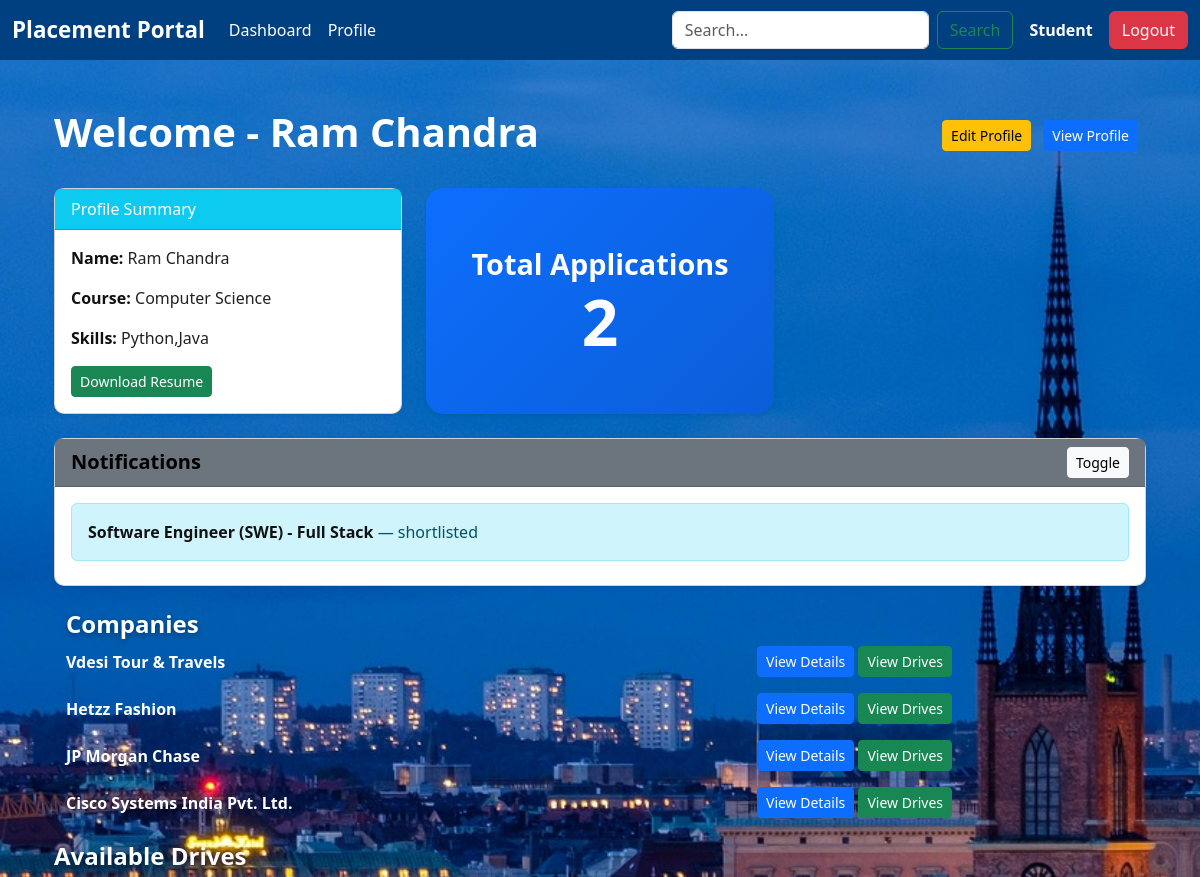
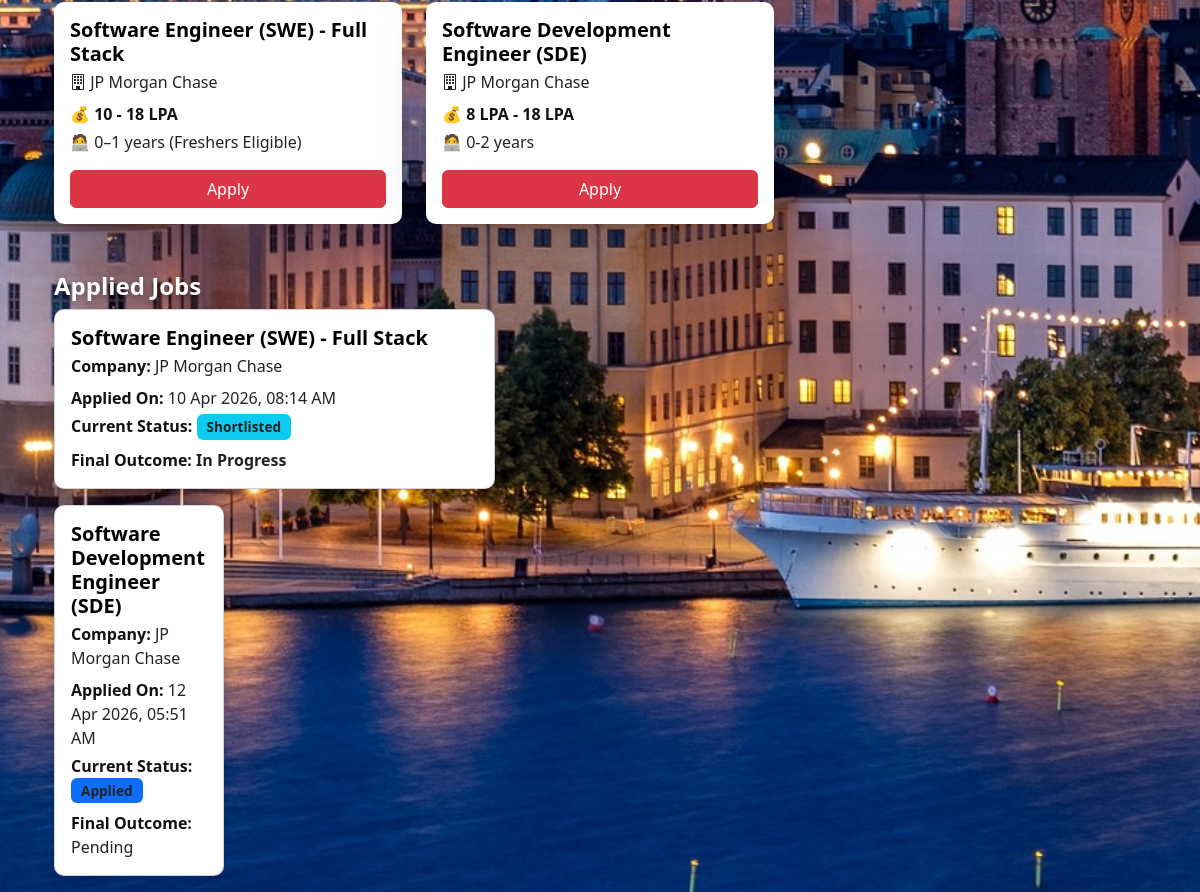
Page /dashboard/student (signed in) on the committed database (2 pictures, top to bottom).
### models/models.py (models this page shows, shortened)
class Usercommon(db.Model):
    __abstract__ = True
    id = db.Column(db.Integer,primary_key=True)
    email = db.Column(db.String(120), unique=True, nullable=False)
    _password_hash = db.Column("password",db.String(128), nullable=False)
    name = db.Column(db.String(100), nullable=False)
    phone = db.Column(db.String(20), nullable=True)
    is_active = db.Column(db.Boolean, default=True, nullable=False)
    created_at = db.Column(db.DateTime, default=datetime.utcnow, nullable=False)

class Student(Usercommon):
    __tablename__ = 'students'
    role = db.Column(db.Enum(Role), default=Role.STUDENT, nullable=False)
    roll_number = db.Column(db.String(20), unique=True, nullable=False)
    course = db.Column(db.String(100), nullable=False)
    skills = db.Column(db.String(200), nullable=True)
    resume_path = db.Column(db.String(200), nullable=True)
    blacklist = db.Column(db.Boolean, default=False, nullable=False)
    department = db.Column(db.String(50), nullable=False)
    year_of_study = db.Column(db.Integer, nullable=False)
    applications = db.relationship('Application', backref='student', lazy=True,cascade="all, delete-orphan")

class Application(db.Model):
    __tablename__ = 'applications'
    id = db.Column(db.Integer, primary_key=True)
    student_id = db.Column(db.Integer, db.ForeignKey('students.id', ondelete='CASCADE'), nullable=False)
    drive_id = db.Column(db.Integer, db.ForeignKey('placement_drives.id', ondelete='CASCADE'), nullable=False)
    status = db.Column(db.Enum(Applicationstatus), default=Applicationstatus.APPLIED, nullable=False)
    applied_at = db.Column(db.DateTime, default=datetime.utcnow, nullable=False)
    remarks = db.Column(db.String(200), nullable=True)
    __table_args__= (db.UniqueConstraint('student_id', 'drive_id', name='unique_application'),        )

class PlacementDrive(db.Model):
    __tablename__ = 'placement_drives'
    id = db.Column(db.Integer, primary_key=True)
    company_id = db.Column(db.Integer, db.ForeignKey('companies.id', ondelete='CASCADE'), nullable=False)
    job_title = db.Column(db.String(150), nullable=False)
    job_description = db.Column(db.Text, nullable=True)
    eligibility_criteria = db.Column(db.String(200), nullable=True)
    application_deadline = db.Column(db.DateTime, nullable=False)
    salary_range = db.Column(db.String(100), nullable=True)
    required_skills = db.Column(db.String(200), nullable=True)
    experience_required = db.Column(db.String(100), nullable=True)
    status = db.Column(db.Enum(Drivestatus), default=Drivestatus.UPCOMING, nullable=False)
    approval_status = db.Column(db.Enum(Approvalstatus), default=Approvalstatus.PENDING, nullable=False)
    applications = db.relationship('Application', backref='drive', lazy=True, cascade="all, delete-orphan")
    approval_status = db.Column(db.Enum(Approvalstatus), default=Approvalstatus.PENDING)

class Company(Usercommon):
    __tablename__ = 'companies'
    role = db.Column(db.Enum(Role), default=Role.COMPANY, nullable=False)
    company_name = db.Column(db.String(150), unique=True,nullable=False)
    hr_contact = db.Column(db.String(100), nullable=True)
    website = db.Column(db.String(200), nullable=True)
    approval_status = db.Column(db.Enum(Approvalstatus), default=Approvalstatus.PENDING, nullable=False)
    drives = db.relationship('PlacementDrive', backref='company', lazy=True,cascade="all, delete-orphan")

### app.py (the view)
@app.route("/dashboard/student")
@role_required(Role.STUDENT)
def student_dashboard():
    student = Student.query.get(session['user_id'])
    drives = PlacementDrive.query.filter(
    PlacementDrive.approval_status == Approvalstatus.APPROVED,
    PlacementDrive.status == Drivestatus.ONGOING
    ).all()
    company = Company.query.all()
    applied_applications = Application.query.filter_by(student_id=student.id).all()
    total_applied = len(applied_applications)
    notification = [app for app in applied_applications if app.status != Applicationstatus.APPLIED]
    return render_template(
        "student/StudentDashboard.html",
        student=student,
        company=company,
        drives=drives,
        applications= applied_applications,
        total_applied=total_applied,
        notifications=notification,
        ApplicationStatus=Applicationstatus
    )

### app.py (called while the page is built)
def role_required(required_role):
    def decorator(f):
        @wraps(f)
        def wrapper(*args, **kwargs):
            if 'user_id' not in session or 'user_role' not in session:
                return redirect(url_for('login'))
            if session['user_role'] != required_role.value:
                return "Unauthorized", 403
            return f(*args, **kwargs)
        return wrapper
    return decorator

### templates/student/StudentDashboard.html (shortened to what this page needs)
{% extends "index.html" %}
{% block content %}
<div class="container mt-5">
  <div class="row align-items-center mb-4">
    <div class="col-md-6">
      <h1 class="fw-bold text-white">Welcome - {{ student.name }}</h1>
    </div>
    <div class="col-md-6 text-end">
      <a href="{{ url_for('student_profile', id=student.id) }}" class="btn btn-warning btn-sm me-2">
        Edit Profile
      </a>
      <button class="btn btn-primary btn-sm me-2" data-bs-toggle="modal" data-bs-target="#studentModal{{ student.id }}">
        View Profile
      </button>
    </div>
  </div>
  <div class="row mb-4">
    <div class="col-md-4">
      <div class="card shadow-sm">
        <div class="card-header bg-info text-white">Profile Summary</div>
        <div class="card-body">
          <p><strong>Name:</strong> {{ student.name }}</p>
          <p><strong>Course:</strong> {{ student.course }}</p>
          <p><strong>Skills:</strong> {{ student.skills }}</p>
          {% if student.resume_path %}
          <a href="{{ url_for('static', filename=student.resume_path) }}" target="_blank"
            class="btn btn-success btn-sm">
            Download Resume
          </a>
          {% endif %}
        </div>
      </div>
    </div>
    <div class="col-md-4 d-flex">
      <div class="card shadow-sm w-100 d-flex flex-column justify-content-center text-center border-0 total-app-card">
        <h5 class="mb-2">Total Applications</h5>
        <h2 class="fw-bold display-5 mb-0">{{ total_applied }}</h2>
      </div>
    </div>
  </div>
  <div class="card mt-4 shadow-sm">
    <div class="card-header bg-secondary text-white d-flex justify-content-between align-items-center">
      <h5 class="mb-0">Notifications</h5>
      <button class="btn btn-light btn-sm" type="button" data-bs-toggle="collapse"
        data-bs-target="#notificationsCollapse">
        Toggle
      </button>
    </div>
    <div class="collapse show" id="notificationsCollapse">
      <div class="card-body">
        {% for data in notifications %}
        <div class="alert alert-info mb-2">
          <strong>{{ data.drive.job_title }}</strong> — {{ data.status.value }}
        </div>
        {% else %}
        <p>No notifications yet.</p>
        {% endfor %}
      </div>
    </div>
  </div>
  <div class="container mt-4 companies-section">
    <h4 class="text-white fw-bold">Companies</h4>
    {% for comp in company %}
    <div class="row align-items-center mb-3">
      <div class="col-md-4">
        <strong class="text-white">{{ comp.company_name }}</strong>
      </div>
      <div class="col-md-6 text-end">
        <button class="btn btn-primary btn-sm" data-bs-toggle="modal" data-bs-target="#companyModal{{ comp.id }}">
          View Details
        </button>
        <button class="btn btn-success btn-sm" data-bs-toggle="modal" data-bs-target="#companyDrives{{ comp.id }}">
          View Drives
        </button>
      </div>
    </div>
    {% endfor %}
  </div>
  <h4 class="mt-4 text-white fw-bold">Available Drives</h4>
  <div class="row">
    {% if drives %}
    {% for drive in drives %}
    <div class="col-md-6 col-lg-4 mb-4">
      <div class="card shadow-lg border-0 p-3 h-100 glass-card">
        <h5 class="fw-bold mb-1">{{ drive.job_title }}</h5>
        <p class="text-muted mb-2">
          <i class="bi bi-building"></i> {{ drive.company.company_name }}
        </p>
        <p class="mb-1">
          💰 <strong>{{ drive.salary_range }}</strong>
        </p>
        <p class="mb-3">
          🧑‍💻 {{ drive.experience_required }}
        </p>
        <a href="{{ url_for('apply_drive', drive_id=drive.id) }}" class="btn btn-danger mt-auto">
          Apply
        </a>
      </div>
    </div>
    {% endfor %}
    {% else %}
    <p class="text-white">No drives available.</p>
    {% endif %}
  </div>
  <h4 class="mt-4 text-white fw-bold">Applied Jobs</h4>
  {% if applications %}
  {% for application in applications %}
  <div class="row">
    <div class="col-md-6 col-lg-5">
      <div class="card glass-card mb-3 shadow-sm">
        <div class="card-body">
          <h5 class="card-title mb-1">{{ application.drive.job_title }}</h5>
          <p class="mb-2 text-secondary">
            <strong>Company:</strong> {{ application.drive.company.company_name }}
          </p>
          <p class="mb-1">
            <strong>Applied On:</strong> {{ application.applied_at.strftime('%d %b %Y, %I:%M %p') if
            application.applied_at else 'N/A' }}
          </p>
          <p class="mb-2">
            <strong>Current Status:</strong>
            {% if application.status.name == "APPLIED" %}
            <span class="badge bg-primary">Applied</span>
            {% elif application.status.name == "SHORTLISTED" %}
            <span class="badge bg-info text-dark">Shortlisted</span>
            {% elif application.status.name == "ACCEPTED" %}
            <span class="badge bg-success">Selected</span>
            {% elif application.status.name == "REJECTED" %}
            <span class="badge bg-danger">Rejected</span>
            {% else %}
            <span class="badge bg-secondary">{{ application.status.value }}</span>
            {% endif %}
          </p>
          <p class="mb-0">
            <strong>Final Outcome:</strong>
            {% if application.status.name == "ACCEPTED" %}
            <span class="text-success fw-bold">Selected</span>
            {% elif application.status.name == "REJECTED" %}
            <span class="text-danger fw-bold">Not Selected</span>
            {% elif application.status.name == "SHORTLISTED" %}
            <span class="text-warning fw-bold">In Progress</span>
            {% else %}
            <span class="text-muted">Pending</span>
            {% endif %}
          </p>
        </div>
      </div>
      {% endfor %}
      {% else %}
      <p class="text-white">You haven't applied to any drives yet.</p>
      {% endif %}
    </div>
  </div>
</div>
</div>
{% endblock %}

### templates/navbar.html (shortened to what this page needs)
<nav class="navbar navbar-expand-lg navbar-dark bg-dark">
  <div class="container-fluid">
    <a class="navbar-brand fw-bold" href="#">Placement Portal</a>
    <div class="collapse navbar-collapse" id="navbarNavDropdown">
      <ul class="navbar-nav me-auto mb-2 mb-lg-0">
        {% if session.get('user_role') == 'student' %}
        <li class="nav-item">
          <a class="nav-link" href="{{ url_for('student_dashboard') }}">Dashboard</a>
        </li>
        <li class="nav-item">
          <a class="nav-link" href="{{ url_for('student_profile', id=session.get('user_id')) }}">
            Profile
          </a>
        </li>
        {% endif %}
      </ul>
      <div class="d-flex align-items-center gap-3 ms-auto">
        {% if session.get('user_role') in ['admin', 'student', 'company'] %}
        <form class="d-flex" role="search" action="{{ url_for('search') }}" method="GET">
          <input class="form-control me-2" type="search" name="q" placeholder="Search...">
          <button class="btn btn-outline-success">Search</button>
        </form>
        {% endif %}
        <span class="text-white fw-semibold">
          {{ session.get('user_role') | capitalize }}
        </span>
        <a href="{{ url_for('logout') }}" class="btn btn-danger">Logout</a>
      </div>
    </div>
  </div>
</nav>

### static/css/dashboard.css (style rules this page uses)
body { font-family: 'Segoe UI', Arial, sans-serif; background-color: #f8f9fa; color: #333; }
.navbar { background-color: #004080 !important; }
.navbar-brand { font-weight: bold; font-size: 1.4rem; }
.nav-link { color: #fff !important; }
.card { border-radius: 10px; }
.card h5 { font-weight: 600; color: #555; }
.card i { margin-bottom: 8px; }
.badge { font-size: 0.85rem; padding: 6px 10px; }
body { background: url("/static/skyline1.jpg") no-repeat center center fixed; background-size: cover; }
h2, h3, h4, h5 { color: #ffffff !important; }
.card p, .card span, .card small { color: #222 !important; }
.card h5 { color: #000 !important; font-weight: 600; }
.card strong { color: #111 !important; }
.text-muted { color: rgba(255, 255, 255, 0.8) !important; }
.total-app-card { background: linear-gradient(135deg, #0d6efd, #0b5ed7); color: #fff; border-radius: 18px; min-height: 220px; }
.total-app-card h5 { color: #fff !important; font-weight: 600; font-size: 1.8rem; }
.total-app-card h2 { color: #fff !important; font-size: 4rem; line-height: 1; }
.company-heading, h4.text-white { color: #ffffff !important; text-shadow: 0 2px 6px rgba(0, 0, 0, 0.4); }

### rows in the picture
Student: get "Student", name "Ram Chandra", course "Computer Science", skills "Python,Java"
Application: drive.job_title "Software Engineer (SWE) - Full Stack", status.value "shortlisted", drive.company.company_name "JP Morgan Chase", applied_at "10 Apr 2026, 08:14 AM", shows "Shortlisted", shows "In Progress"
Company: company_name "Vdesi Tour & Travels"
Company: company_name "Hetzz Fashion"
Company: company_name "JP Morgan Chase"
Company: company_name "Cisco Systems India Pvt. Ltd."
PlacementDrive: job_title "Software Engineer (SWE) - Full Stack", company.company_name "JP Morgan Chase", salary_range "10 - 18 LPA", experience_required "0–1 years (Freshers Eligible)"
PlacementDrive: job_title "Software Development Engineer (SDE)", company.company_name "JP Morgan Chase", salary_range "8 LPA - 18 LPA", experience_required "0-2 years"
Application: drive.job_title "Software Development Engineer (SDE)", drive.company.company_name "JP Morgan Chase", applied_at "12 Apr 2026, 05:51 AM", status "Applied"

### other values in the picture
{{ total_applied }} "2"
